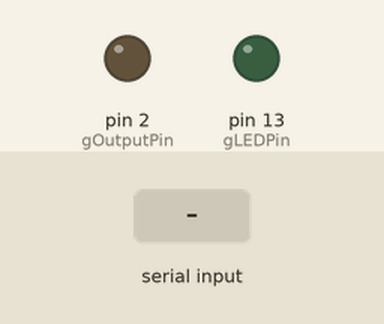
Recording of a sketch running on a simulated Arduino Uno, built for the host (arithmetic inside an expression is 32-bit, double 64-bit). Shown: output pins drawn as LEDs (lit = HIGH). The test bench sets the inputs (shaded band). What the sketch prints to the serial monitor is not drawn.

Above: at 4.2 s.
4.3 s: "1" received over Serial
Timing chart, 0 to 7.3 s (numbered marks = the images above; inputs shaded):
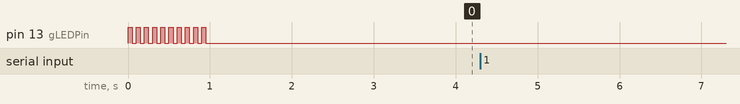

The sketch:

jig_USB.ino
```cpp
// (licence header left out)
const int gOutputPin = 2;    // Pin sending the trigger

const int gInputPin0 = 3;     // Pin0 reading response t0
const int gInputPin1 = 4;     // Pin1 reading response t1
const int gInputPin2 = 5;     // Pin2 reading response t2

const int gLEDPin = 13;      // Pin for the LED on the board, for visual feedback

const int gDelayBetweenTrials = 150;  // Measured in milliseconds; only approximate

volatile uint8_t *gInputPin0PortReg, *gInputPin1PortReg, *gInputPin2PortReg, *gOutputPinPortReg;
uint8_t gInputPin0Bit, gInputPin1Bit, gInputPin2Bit, gOutputPinBit;

int gStage; //measurement stage: 0 = 1st stage, 1 = 2nd stage

void setup() {
  pinMode(gOutputPin, OUTPUT);
  pinMode(gInputPin0, INPUT);
  pinMode(gInputPin1, INPUT);
  pinMode(gLEDPin, OUTPUT);

  digitalWrite(gOutputPin, LOW);
  digitalWrite(gInputPin0, 0);
  digitalWrite(gInputPin1, 0);

  // Do some internal machinations to pull out the register for faster access
  // compared to digitalRead(). This is something of a violation of the abstractions
  // set up in the Arduino/Wiring environment, and might change on future boards.
  gInputPin0PortReg = portInputRegister(digitalPinToPort(gInputPin0));
  gInputPin1PortReg = portInputRegister(digitalPinToPort(gInputPin1));
  gInputPin2PortReg = portInputRegister(digitalPinToPort(gInputPin2));

  gOutputPinPortReg = portOutputRegister(digitalPinToPort(gOutputPin));

  gInputPin0Bit = digitalPinToBitMask(gInputPin0);
  gInputPin1Bit = digitalPinToBitMask(gInputPin1);
  gInputPin2Bit = digitalPinToBitMask(gInputPin2);

  gOutputPinBit = digitalPinToBitMask(gOutputPin);

  Serial.begin(115200);

  for (int i = 0; i < 10; i++) {
    digitalWrite(gLEDPin, HIGH);
    delay(50);
    digitalWrite(gLEDPin, LOW);
    delay(50);
  }
  delay(2000);
  //digitalWrite(gLEDPin, LOW);
  while (Serial.available())
    Serial.read();
}

void loop() {
  unsigned int overflows0 = 0;
  unsigned int finalCount0 = 0;

  unsigned int overflows1 = 0;
  unsigned int finalCount1 = 0;

  unsigned int overflows2 = 0;
  unsigned int finalCount2 = 0;

  gStage = 0; //start with stage 0

  // **** This code runs with interrupts off for predictable timing ****
  cli();

  // Prepare Timer1 initially stopped
  TCCR1A = 0;  // normal mode
  TCCR1B = 0;  // no clock source
  TCCR1C = 0;  // no force compare
  TIMSK1 = 0;  // no interrupts

  TIFR1 = 1;    // clear overflow bit
  TCNT1 = 0;   // count starts at 0


  // Toggle pin...
  // Equivalent (but slower): digitalWrite(gOutputPin, HIGH);
  //*gOutputPinPortReg |= gOutputPinBit;

  // ...and wait (possibly forever) for response
  // Equivalent (but slower): while(digitalRead(gInputPin0) != HIGH) { /* ,,, */ }

  // we wait here until we get the first trigger!
  if (gStage == 0) {
    digitalWrite(gLEDPin, LOW);
    // Start timer at 16MHz (1 tick = 1/16us)
    TCCR1B = 1;
    Serial.println(1);
    gStage = 1;
  }

  if (gStage == 1) { //receive serial byte
    sei(); //unfortunately we have to do this, which will make timing less precise.
    // but we need it for the serial port...
    TIFR1 = 1;    // clear overflow bit
    TCNT1 = 0;   // count starts at 0
    //while (!(*gInputPin2PortReg & gInputPin2Bit)) { //this is for the pin
    while (!Serial.available()) {
      finalCount1 = TCNT1;  // Capture count
      if (TIFR1 & 1) {
        TIFR1 = 1;
        overflows1++;
      }
    }

    gStage = 0;
    TCCR1B = 0;          // Stop timer again
    digitalWrite(gLEDPin, HIGH);
  }

  //sei();
  // **** End of interrupts-off code ****

  // Reset pin for next time
  //digitalWrite(gOutputPin, LOW);
  //digitalWrite(gLEDPin, LOW);

  // Print the result of the trial
  // The testing code itself results in a delay of 1us, so subtract
  // TODO: get updated testing code delay value
  // this to get the actual time delay

  //T0:
  unsigned long latencyInTimerTicks = (unsigned long)finalCount0 + ((unsigned long)overflows0 << 16);
  unsigned long latencyInMicros = latencyInTimerTicks / 16;
  Serial.print(latencyInMicros);
  Serial.print(",");

  //T1:
  latencyInTimerTicks = (unsigned long)finalCount1 + ((unsigned long)overflows1 << 16);
  latencyInMicros = latencyInTimerTicks / 16;
  Serial.println(latencyInMicros);
  //need a tiny delay before we disable interrupts on next loop so serial processing can finish...

  while (Serial.available()){ //clear serial buffer
    Serial.read();
  }
  delay(5);

  // Wait for next trial
  //delay(gDelayBetweenTrials);
}
```
